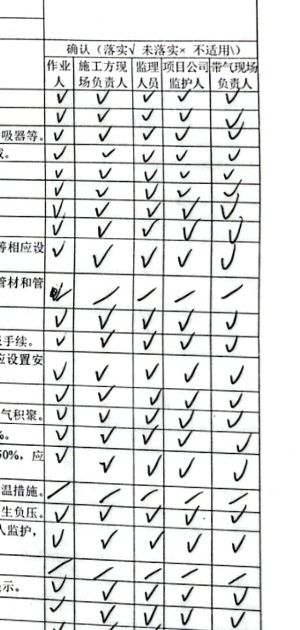
#> input picture crop_test.jpg, 300 x 630 px
$ python ocr7.py crop_test.jpg
#> lines starting #> are read from the running program, lines starting #| are printed output that depends on the picture; after the words box and inside, x2 and y2 are one past the last pixel; in counts of white or black regions, pixels touching at a corner belong together
# -*- coding: utf-8 -*-
# 【规范】AI模型禁止使用硬改逻辑与兜底逻辑：不得用字符串替换/规则捏造/默认值填充掩盖识别失败；须以模型或算法真实输出为准，识别不到应为空或漏填，禁止编造。
"""
表格线去除工具（ocr7）

算法：局部自适应阈值分割 + 交叉膨胀处理轻微倾斜 + 形态学开运算提取表格线 + inpaint 图像修补。

【票型永远分离】
  - 带气作业票：画布约 1052×1487，25×5 确认格更密 → 去线参数偏强、内核比例按带气标定
  - 动火作业票：画布约 1000×1414，21 条单列确认 → 独立参数，避免与带气共用导致过擦/欠擦
  禁止混用一套默认阈值。

用法：
  python ocr7.py -i aligned_gas.png --ticket-type 带气作业票
  python ocr7.py -i aligned_fire.png --ticket-type 动火作业票
"""
import os
import sys
import argparse
import cv2
import numpy as np

# ---------------------------------------------------------------------------
# 票型 profile（带气 / 动火分离）
# ---------------------------------------------------------------------------
TICKET_GAS = "带气作业票"
TICKET_FIRE = "动火作业票"

# strength=1 / strength=2 两档；动火表格线更密时略调 C 与比例
LINE_PROFILES = {
    TICKET_GAS: {
        "label": "带气",
        "ref_size": (1052, 1487),
        # strength 1
        "min_h_ratio_1": 0.10,
        "min_v_ratio_1": 0.07,
        "c_val_1": 3,
        "c_val2_1": 5,
        # strength 2（更激进）
        "min_h_ratio_2": 0.08,
        "min_v_ratio_2": 0.06,
        "c_val_2": 2,
        "c_val2_2": 4,
        "block_size": 51,
        "inpaint_radius_small": 3,
        "inpaint_radius_large": 4,
        "size_large_thresh": 2000,
        "residual_dilate": 5,
    },
    TICKET_FIRE: {
        "label": "动火",
        "ref_size": (1000, 1414),
        # 动火 1000 宽、线网与带气不同：横线内核略短、竖线比例略高，减少擦掉勾选笔画
        "min_h_ratio_1": 0.11,
        "min_v_ratio_1": 0.08,
        "c_val_1": 4,
        "c_val2_1": 6,
        "min_h_ratio_2": 0.09,
        "min_v_ratio_2": 0.07,
        "c_val_2": 3,
        "c_val2_2": 5,
        "block_size": 45,
        "inpaint_radius_small": 2,
        "inpaint_radius_large": 3,
        "size_large_thresh": 1600,
        "residual_dilate": 4,
    },
}


def resolve_ticket_type(ticket_type=None, img_w=0, img_h=0, path=""):
    """解析票型：显式 > 路径关键字 > 画布尺寸推断 > 默认带气。"""
    s = (ticket_type or "").strip()
    if s in LINE_PROFILES:
        return s
    if "动火" in s or s.lower() in ("fire", "hot", "dh"):
        return TICKET_FIRE
    if "带气" in s or s.lower() in ("gas", "dq"):
        return TICKET_GAS
    base = os.path.basename(path or "").lower()
    if "dh" in base or "动火" in base:
        return TICKET_FIRE
    if "dq" in base or "带气" in base:
        return TICKET_GAS
    if img_w and img_h:
        if abs(img_w - 1000) <= 40 and abs(img_h - 1414) <= 60:
            return TICKET_FIRE
        if abs(img_w - 1052) <= 40 and abs(img_h - 1487) <= 60:
            return TICKET_GAS
    return TICKET_GAS


def get_line_profile(ticket_type):
    tt = resolve_ticket_type(ticket_type)
    return dict(LINE_PROFILES.get(tt) or LINE_PROFILES[TICKET_GAS])


def imread_unicode(path, flags=cv2.IMREAD_COLOR):
    """支持中文路径的 imread。"""
    data = np.fromfile(path, dtype=np.uint8)
    if data.size == 0:
        return None
    return cv2.imdecode(data, flags)


def imwrite_unicode(path, img):
    """支持中文路径的 imwrite。"""
    ext = os.path.splitext(path)[1] or ".png"
    ok, buf = cv2.imencode(ext, img)
    if not ok:
        return False
    buf.tofile(path)
    return True


def detect_table_lines(
    gray,
    min_h_ratio=0.12,
    min_v_ratio=0.08,
    C_val=3,
    block_size=51,
):
    """自适应阈值分割 + 交叉膨胀处理倾斜线，提取长横线/竖线。"""
    h, w = gray.shape

    # blockSize 须为奇数且 >=3
    bs = int(block_size) if block_size and int(block_size) >= 3 else 51
    if bs % 2 == 0:
        bs += 1

    # 1. 局部自适应阈值，有效应对阴影与纸面光照不均
    bw = cv2.adaptiveThreshold(
        gray, 255,
        cv2.ADAPTIVE_THRESH_GAUSSIAN_C,
        cv2.THRESH_BINARY_INV,
        blockSize=bs,
        C=C_val,
    )

    # 2. 动态内核计算
    h_len = max(40, int(w * min_h_ratio))
    v_len = max(30, int(h * min_v_ratio))

    # 3. 提取横线
    thicken_v = cv2.getStructuringElement(cv2.MORPH_RECT, (1, 3))
    bridge_h = cv2.getStructuringElement(cv2.MORPH_RECT, (5, 1))

    bw_h = cv2.dilate(bw, thicken_v, iterations=1)
    bw_h = cv2.dilate(bw_h, bridge_h, iterations=1)

    h_kernel = cv2.getStructuringElement(cv2.MORPH_RECT, (h_len, 1))
    horiz = cv2.morphologyEx(bw_h, cv2.MORPH_OPEN, h_kernel, iterations=1)
    horiz = cv2.erode(horiz, thicken_v, iterations=1)
    horiz = cv2.dilate(horiz, cv2.getStructuringElement(cv2.MORPH_RECT, (3, 3)), iterations=1)

    # 4. 提取竖线
    thicken_h = cv2.getStructuringElement(cv2.MORPH_RECT, (3, 1))
    bridge_v = cv2.getStructuringElement(cv2.MORPH_RECT, (1, 5))

    bw_v = cv2.dilate(bw, thicken_h, iterations=1)
    bw_v = cv2.dilate(bw_v, bridge_v, iterations=1)

    v_kernel = cv2.getStructuringElement(cv2.MORPH_RECT, (1, v_len))
    vert = cv2.morphologyEx(bw_v, cv2.MORPH_OPEN, v_kernel, iterations=1)
    vert = cv2.erode(vert, thicken_h, iterations=1)
    vert = cv2.dilate(vert, cv2.getStructuringElement(cv2.MORPH_RECT, (3, 3)), iterations=1)

    lines = cv2.bitwise_or(horiz, vert)
    return lines, horiz, vert


def remove_table_lines(img_bgr, strength=1, ticket_type=None):
    """去掉表格线，返回去线后的 BGR 图与线 mask。

    ticket_type: 带气作业票 / 动火作业票；未指定时按图像尺寸推断。
    带气、动火使用独立 LINE_PROFILES，禁止混参。
    """
    if img_bgr.ndim == 2:
        gray = img_bgr
        bgr = cv2.cvtColor(img_bgr, cv2.COLOR_GRAY2BGR)
    else:
        bgr = img_bgr.copy()
        gray = cv2.cvtColor(img_bgr, cv2.COLOR_BGR2GRAY)

    h, w = gray.shape[:2]
    tt = resolve_ticket_type(ticket_type, w, h)
    prof = get_line_profile(tt)
    strength = 1 if strength is None else int(strength)
    skey = "1" if strength <= 1 else "2"

    min_h = float(prof[f"min_h_ratio_{skey}"])
    min_v = float(prof[f"min_v_ratio_{skey}"])
    c_val = int(prof[f"c_val_{skey}"])
    c_val2 = int(prof[f"c_val2_{skey}"])
    block_size = int(prof.get("block_size", 51))
    dil_k = int(prof.get("residual_dilate", 5))

    lines, _, _ = detect_table_lines(
        gray,
        min_h_ratio=min_h,
        min_v_ratio=min_v,
        C_val=c_val,
        block_size=block_size,
    )

    mask = (lines > 0).astype(np.uint8) * 255
    thr = int(prof.get("size_large_thresh", 2000))
    radius = (
        int(prof.get("inpaint_radius_large", 4))
        if max(gray.shape) >= thr
        else int(prof.get("inpaint_radius_small", 3))
    )
    result = cv2.inpaint(bgr, mask, inpaintRadius=radius, flags=cv2.INPAINT_TELEA)

    # 二次清洗：微调参数擦除残留细表线
    g2 = cv2.cvtColor(result, cv2.COLOR_BGR2GRAY)
    lines2, _, _ = detect_table_lines(
        g2,
        min_h_ratio=min_h,
        min_v_ratio=min_v,
        C_val=c_val2,
        block_size=block_size,
    )
    residual = (lines2 > 0).astype(np.uint8) * 255
    residual = cv2.bitwise_and(
        residual,
        cv2.dilate(mask, np.ones((dil_k, dil_k), np.uint8), iterations=1),
    )

    result[residual > 0] = (255, 255, 255)

    return result, mask


def default_output_path(input_path):
    root, _ = os.path.splitext(input_path)
    return root + "去表格化.png"


def main():
    if hasattr(sys.stdout, "reconfigure"):
        sys.stdout.reconfigure(encoding="utf-8")
    if hasattr(sys.stderr, "reconfigure"):
        sys.stderr.reconfigure(encoding="utf-8")

    parser = argparse.ArgumentParser(
        description="去掉作业票对齐图中的表格线（带气/动火参数分离）"
    )
    parser.add_argument("input", nargs="?", default=None)
    parser.add_argument("-i", "--input", dest="input_flag", default=None)
    parser.add_argument("-o", "--output", default=None)
    parser.add_argument("--strength", type=int, choices=(1, 2), default=1)
    parser.add_argument(
        "--ticket-type",
        default=None,
        choices=[
            TICKET_GAS, TICKET_FIRE,
            "gas", "fire", "带气", "动火",
        ],
        help="票型：带气作业票 / 动火作业票（决定去线参数；默认识别图尺寸）",
    )
    args = parser.parse_args()

    image_path = args.input_flag or args.input
    if not image_path:
        parser.error("请提供输入图像路径")

    if not os.path.isfile(image_path):
        print(f"Error: 文件不存在: {image_path}", file=sys.stderr)
        sys.exit(1)

    img = imread_unicode(image_path, cv2.IMREAD_COLOR)
#> in imread_unicode, returned value is the input picture: shape (630, 300, 3); mean B, G, R 226.5, 227.1, 226.3
    if img is None:
        print(f"Error: 无法读取图像: {image_path}", file=sys.stderr)
        sys.exit(1)

    h, w = img.shape[:2]
    tt_raw = args.ticket_type
    if tt_raw in ("gas", "带气"):
        tt_raw = TICKET_GAS
    elif tt_raw in ("fire", "动火"):
        tt_raw = TICKET_FIRE
    ticket_type = resolve_ticket_type(tt_raw, w, h, image_path)
    prof = get_line_profile(ticket_type)
    print(
        f"[票型] {ticket_type}（{prof['label']}）| 画布 {w}x{h} | "
        f"strength={args.strength} | 去线参数独立于另一票型"
    )
#| [票型] 带气作业票（带气）| 画布 300x630 | strength=1 | 去线参数独立于另一票型

    result, mask = remove_table_lines(
        img, strength=args.strength, ticket_type=ticket_type
    )
#> in detect_table_lines, `bw = cv2.adaptiveThreshold( gray, 255, cv2.ADAPTIVE_THRESH_GAUSSIAN_C,..`:
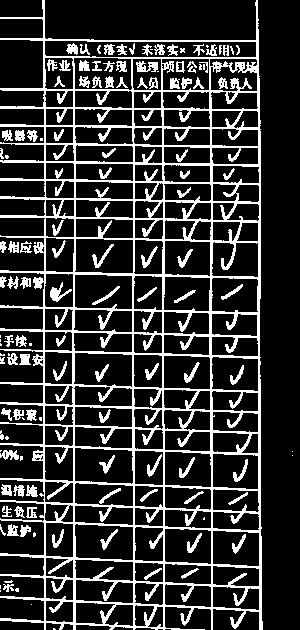
#> bw: shape (630, 300); 19.9% white in thin lines or dots
#> in detect_table_lines, `bw_v = cv2.dilate(bw_v, bridge_v, iterations=1)`:
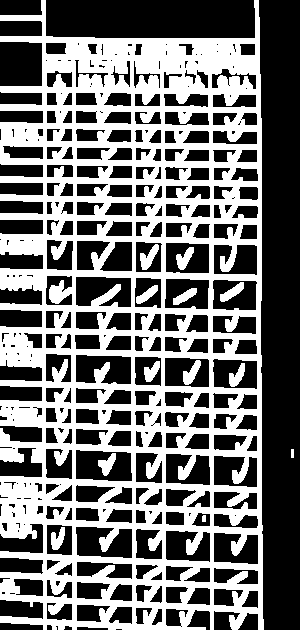
#> bw_v: shape (630, 300); 44.6% white; 13 white regions, largest, box (x1, y1, x2, y2) and area: (0, 0, 264, 630) 82153, (140, 244, 159, 270) 245, (183, 360, 201, 385) 229
#> in detect_table_lines, `lines = cv2.bitwise_or(horiz, vert)`:
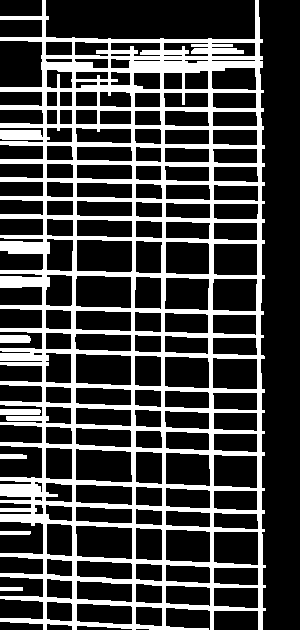
#> lines: shape (630, 300); 26.6% white; 6 white regions, box (x1, y1, x2, y2) and area: (0, 0, 266, 630) 49479, (0, 409, 41, 415) 243, (0, 335, 31, 343) 241, (0, 454, 27, 459) 131, (0, 531, 31, 535) 123, (0, 587, 23, 591) 92
#> in remove_table_lines, `result = cv2.inpaint(bgr, mask, inpaintRadius=radius, flags=cv2.INPAIN..`:
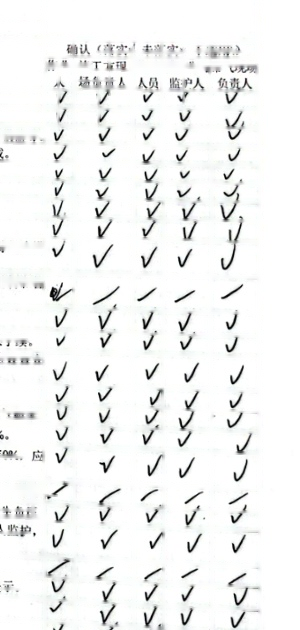
#> result: shape (630, 300, 3); mean B, G, R 242.4, 242.9, 242.1
#> call 2 of detect_table_lines, with min_h_ratio = 0.1, min_v_ratio = 0.07, C_val = 5, block_size = 51
#> in detect_table_lines (call 2), `bw = cv2.adaptiveThreshold( gray, 255, cv2.ADAPTIVE_THRESH_GAUSSIAN_C,..`:
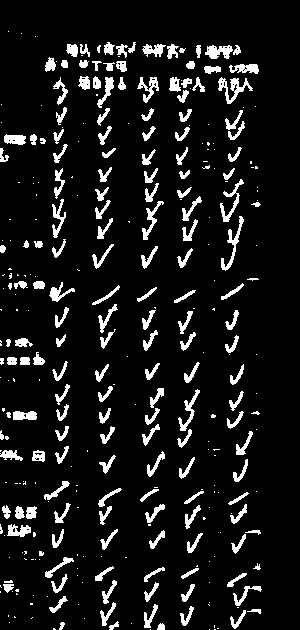
#> bw: shape (630, 300); 9.2% white; 330 white regions (158 under 20 px), largest, box (x1, y1, x2, y2) and area: (218, 77, 253, 104) 336, (221, 216, 244, 271) 289, (220, 179, 244, 222) 257
#> in detect_table_lines (call 2), `horiz = cv2.dilate(horiz, cv2.getStructuringElement(cv2.MORPH_RECT, (3..`:
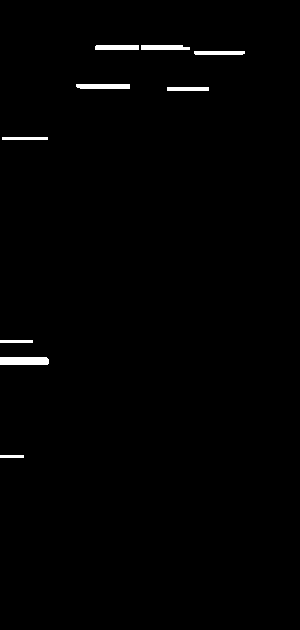
#> horiz: shape (630, 300); 0.94% white; 9 white regions, largest, box (x1, y1, x2, y2) and area: (0, 357, 49, 365) 388, (76, 84, 130, 89) 265, (141, 45, 190, 50) 231
#> in detect_table_lines (call 2), `bw_v = cv2.dilate(bw_v, bridge_v, iterations=1)`:
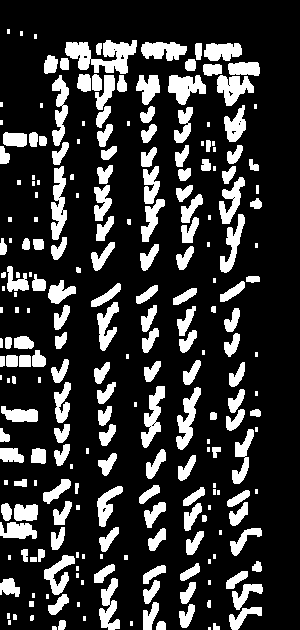
#> bw_v: shape (630, 300); 20.6% white; 236 white regions (69 under 20 px), largest, box (x1, y1, x2, y2) and area: (65, 40, 137, 74) 1371, (51, 166, 67, 240) 752, (168, 75, 206, 105) 699

    out_path = args.output or default_output_path(image_path)
    if not imwrite_unicode(out_path, result):
        print(f"Error: 写入失败: {out_path}", file=sys.stderr)
        sys.exit(1)

    line_px = int((mask > 0).sum())
#> line_px = 50309
    print(f"输入: {image_path}")
    print(f"输出: {out_path}")
    print(f"表格线擦除像素数: {line_px}")
#| 表格线擦除像素数: 50309


if __name__ == "__main__":
    main()

$ run again, on template/dq.png
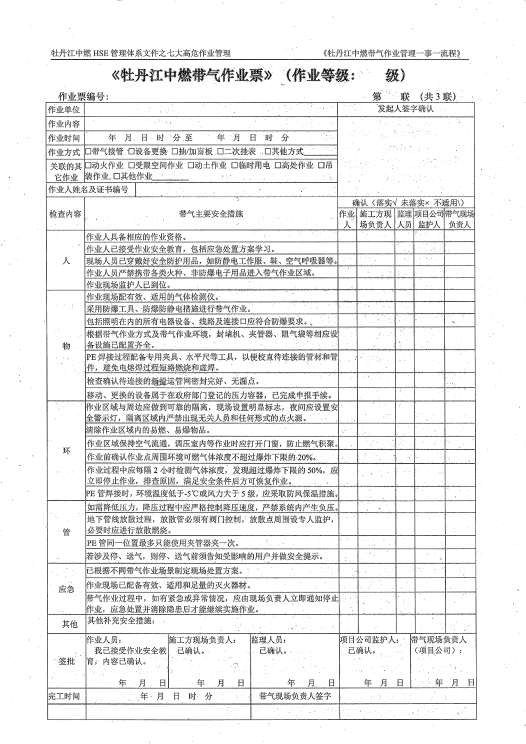
#> input picture template/dq.png, 1052 x 1487 px (shown at 1/2 size)
#> in imread_unicode, returned value is the input picture: shape (1487, 1052, 3); min 0, max 255, mean 235.8
#| [票型] 带气作业票（带气）| 画布 1052x1487 | strength=1 | 去线参数独立于另一票型
#> in detect_table_lines, `bw = cv2.adaptiveThreshold( gray, 255, cv2.ADAPTIVE_THRESH_GAUSSIAN_C,..`:
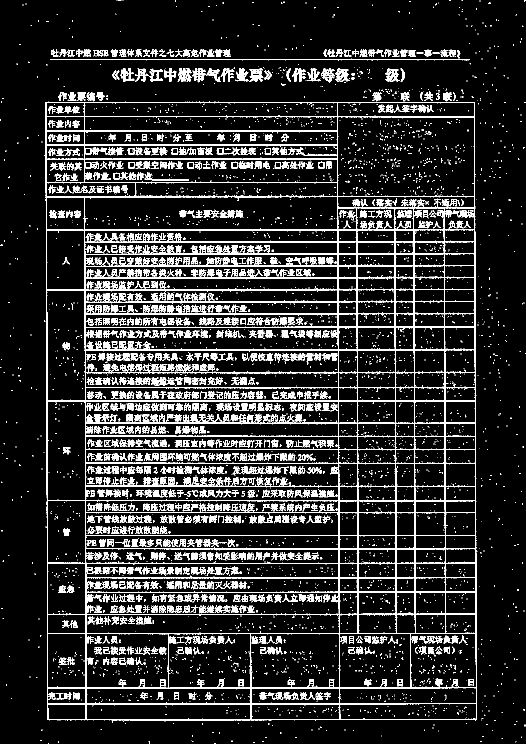
#> bw: shape (1487, 1052) (shown at 1/2 size); 13.4% white in thin lines or dots
#> lines: shape (1487, 1052); 11.6% white; 33 white regions, largest, box (x1, y1, x2, y2) and area: (88, 182, 957, 1445) 155040, (98, 117, 942, 121) 3376, (190, 756, 449, 769) 2086
#> bw: shape (1487, 1052); 9.2% white in thin lines or dots
#> in remove_table_lines, `residual = cv2.bitwise_and( residual, cv2.dilate(mask, np.ones((dil_k,..`:
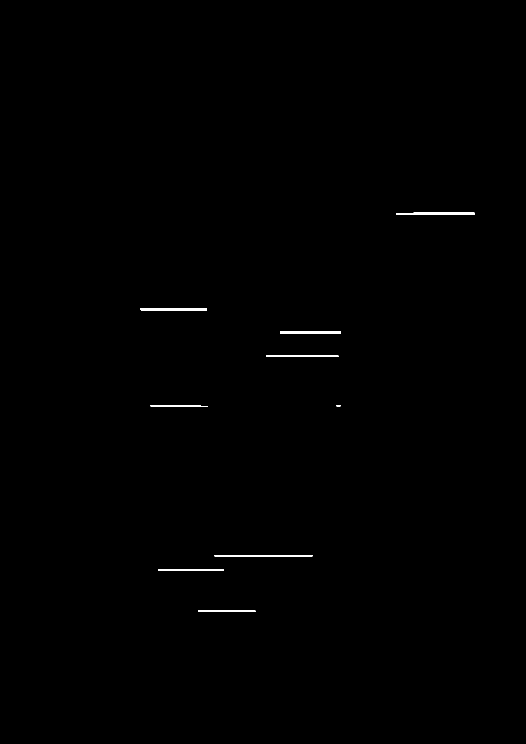
#> residual: shape (1487, 1052) (shown at 1/2 size); 0.26% white; 9 white regions, largest, box (x1, y1, x2, y2) and area: (281, 616, 414, 621) 646, (560, 662, 682, 667) 610, (792, 425, 950, 429) 596
#> line_px = 181425
#| 表格线擦除像素数: 181425
